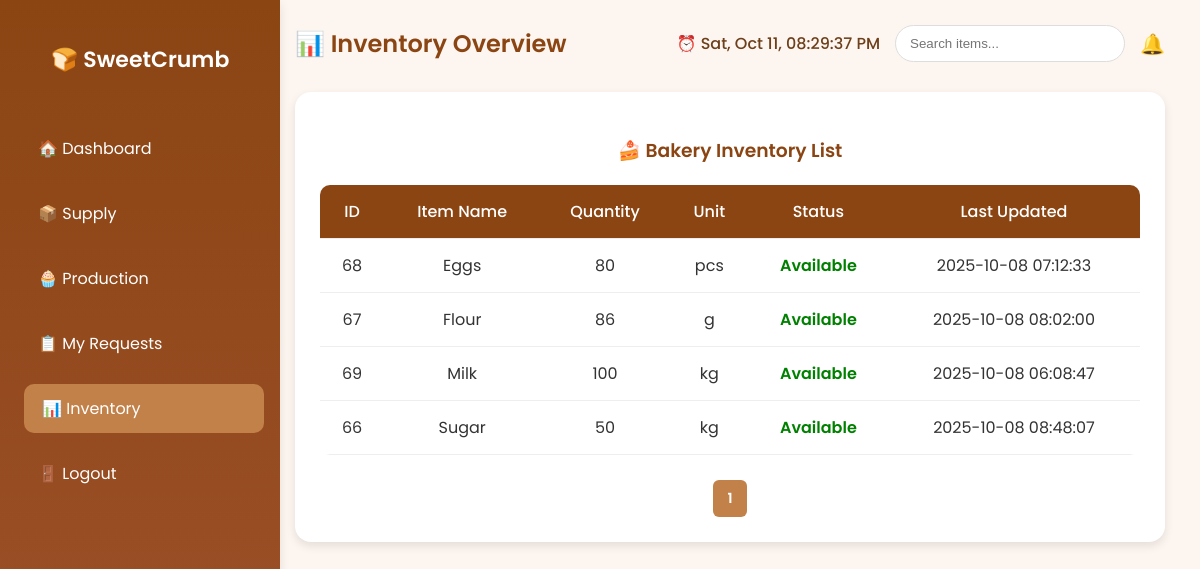
The page /inventory.php (signed in) on the database as committed earlier.
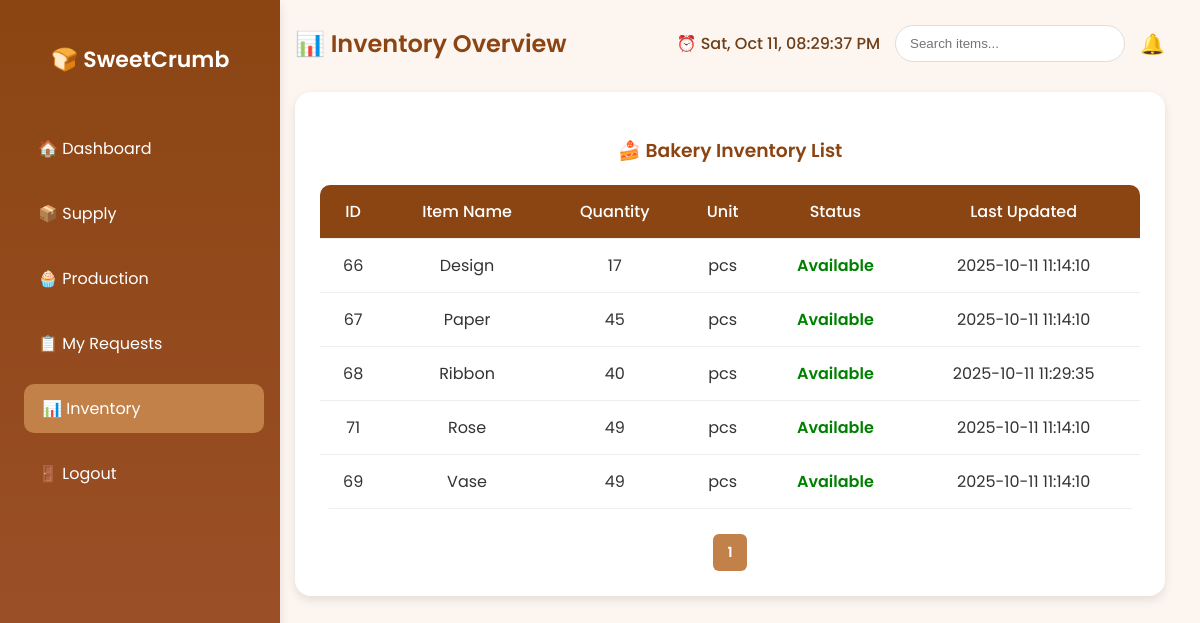
The same page on the database as committed later.
### tables this page shows
CREATE TABLE `inventory` (
  `id` int(11) NOT NULL,
  `item_name` varchar(100) NOT NULL,
  `quantity` int(11) NOT NULL DEFAULT 0,
  `unit` varchar(50) NOT NULL,
  `status` enum('available','low','out') DEFAULT 'available',
  `updated_at` timestamp NOT NULL DEFAULT current_timestamp() ON UPDATE current_timestamp(),
  `created_at` timestamp NOT NULL DEFAULT current_timestamp()
);

### inventory.php (the view, shortened to what this page needs)
<?php
include 'backend/init.php';
$limit = 10;
$page = isset($_GET['page']) ? (int)$_GET['page'] : 1;
$start = ($page - 1) * $limit;
$total_result = $conn->query("SELECT COUNT(*) AS total FROM inventory");
$total_row = $total_result->fetch_assoc();
$total_items = $total_row['total'];
$total_pages = ceil($total_items / $limit);
$result = $conn->query("
    SELECT id, item_name, quantity, unit, status, updated_at
    FROM inventory
    ORDER BY item_name ASC
    LIMIT $start, $limit
");
?>
<!DOCTYPE html>
<html lang="en">
<head>
</head>
<body>
<div class="sidebar">
    <h2>🍞 SweetCrumb</h2>
    <a href="home.php">🏠 Dashboard</a>
    <a href="supply.php">📦 Supply</a>
    <a href="production.php">🧁 Production</a>
    <a href="my_requests.php">📋 My Requests</a>
    <a href="inventory.php" class="active">📊 Inventory</a>
    <a href="logout.php">🚪 Logout</a>
</div>
<div class="main">
    <div class="top-bar">
        <div class="welcome">📊 Inventory Overview</div>
        <div class="top-right">
            <div id="live-time">⏰ Loading...</div>
            <div class="search-bar"><input type="text" placeholder="Search items..."></div>
            <span class="notif">🔔</span>
        </div>
    </div>
    <div class="card">
        <h3>🍰 Bakery Inventory List</h3>
        <table>
            <tr>
                <th>ID</th>
                <th>Item Name</th>
                <th>Quantity</th>
                <th>Unit</th>
                <th>Status</th>
                <th>Last Updated</th>
            </tr>
            <?php while($row = $result->fetch_assoc()): ?>
            <tr>
                <td><?= $row['id']; ?></td>
                <td><?= htmlspecialchars($row['item_name']); ?></td>
                <td><?= $row['quantity']; ?></td>
                <td><?= $row['unit']; ?></td>
                <td class="status-<?= strtolower($row['status']); ?>">
                    <?= ucfirst($row['status']); ?>
                </td>
                <td><?= $row['updated_at']; ?></td>
            </tr>
            <?php endwhile; ?>
        </table>
        <div class="pagination">
            <?php for ($i = 1; $i <= $total_pages; $i++): ?>
                <a href="?page=<?= $i; ?>" class="<?= ($i == $page) ? 'active' : ''; ?>"><?= $i; ?></a>
            <?php endfor; ?>
        </div>
    </div>
</div>
</body>
</html>

### inventory.php (style rules this page uses)
:root { --brown: #8b4513; --light-brown: #c3814a; --cream: #fdf6f0; --white: #ffffff; --soft-shadow: 0 4px 10px rgba(0, 0, 0, 0.1); }
body { font-family: 'Poppins', sans-serif; margin: 0; background: var(--cream); color: #333; display: flex; }
.sidebar { width: 240px; background: linear-gradient(180deg, var(--brown), #a0522d); color: var(--white); height: 100vh; position: fixed; display: flex; flex-direction: column; padding: 25px 20px; box-shadow: var(--soft-shadow); }
.sidebar h2 { text-align: center; font-weight: 600; font-size: 22px; margin-bottom: 40px; }
.sidebar a { display: block; color: var(--white); padding: 12px 18px; margin: 8px 0; text-decoration: none; border-radius: 10px; transition: 0.3s; }
.sidebar a:hover, .sidebar a.active { background: var(--light-brown); transform: translateX(4px); }
.main { margin-left: 260px; flex-grow: 1; padding: 25px 35px; }
.top-bar { display: flex; justify-content: space-between; align-items: center; margin-bottom: 30px; }
.welcome { font-size: 1.5rem; font-weight: 600; color: var(--brown); }
.top-right { display: flex; align-items: center; gap: 15px; }
.search-bar input { padding: 10px 14px; border: 1px solid #ddd; border-radius: 20px; width: 200px; transition: 0.3s; }
.notif { font-size: 20px; cursor: pointer; }
#live-time { font-weight: 500; color: #6d3f1a; }
.card { background: var(--white); padding: 25px; border-radius: 16px; box-shadow: var(--soft-shadow); margin-top: 20px; }
.card h3 { color: var(--brown); margin-bottom: 20px; font-weight: 600; text-align: center; }
table { width: 100%; border-collapse: collapse; background: white; border-radius: 10px; overflow: hidden; }
th, td { padding: 14px; text-align: center; border-bottom: 1px solid #eee; }
th { background: var(--brown); color: white; font-weight: 500; }
.status-available { color: green; font-weight: 600; }
.pagination { text-align: center; margin-top: 25px; }
.pagination a { display: inline-block; padding: 8px 14px; margin: 0 4px; background: var(--brown); color: white; text-decoration: none; border-radius: 6px; font-size: 14px; transition: 0.3s; }
.pagination a.active { background: var(--light-brown); font-weight: 600; }

Rows that differ between the two databases and show on the page:
changed inventory id 66: item_name "Sugar" → "Design"; quantity "50" → "17"; unit "kg" → "pcs"; updated_at "2025-10-08 08:48:07" → "2025-10-11 11:14:10"; moves up the list
changed inventory id 67: item_name "Flour" → "Paper"; quantity "86" → "45"; unit "g" → "pcs"; updated_at "2025-10-08 08:02:00" → "2025-10-11 11:14:10"; moves down the list
changed inventory id 68: item_name "Eggs" → "Ribbon"; quantity "80" → "40"; updated_at "2025-10-08 07:12:33" → "2025-10-11 11:29:35"
added inventory: id "71", item_name "Rose", quantity "49", unit "pcs", status "Available", updated_at "2025-10-11 11:14:10"
changed inventory id 69: item_name "Milk" → "Vase"; quantity "100" → "49"; unit "kg" → "pcs"; updated_at "2025-10-08 06:08:47" → "2025-10-11 11:14:10"
